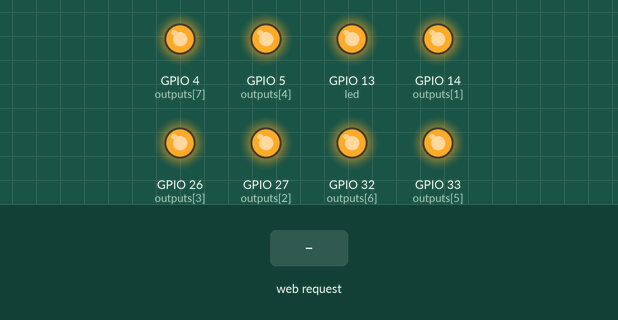
Recording of a sketch running on a simulated ESP32. Shown: output pins drawn as LEDs (lit = HIGH). Inputs (shaded band) come from the test bench. WiFi joins after 1.5 s; servers stay silent unless stated; what the sketch prints to the serial monitor is not drawn.

Above: at 2.7 s.
2.8 s: HTTP request GET /pin?plain=1 received
At 3.5 s:
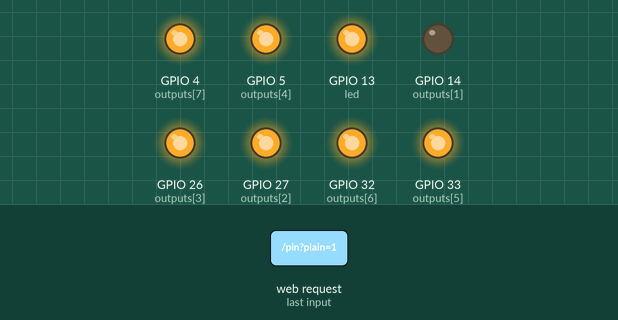
4.3 s: HTTP request GET /pin?plain=0 received
At 4.6 s:
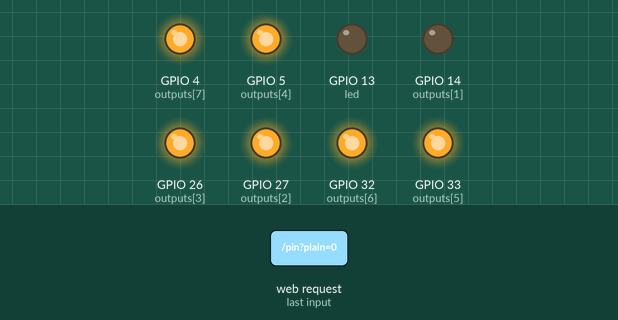
Timing chart, 0 to 7.3 s (numbered marks = the images above; inputs shaded):
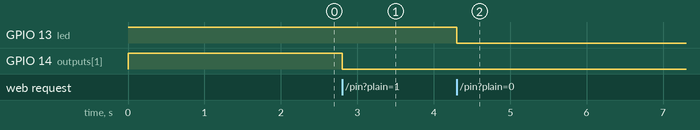

Measured:
- after the input at 2.8 s, GPIO 14 (outputs[1]): HIGH → LOW at once
- after the input at 4.3 s, GPIO 13 (led): HIGH → LOW at once

The sketch:

ESP32_Relay_Controller.ino
```cpp
/*
@brief
The code receives http request from a server containing a message.
based on the content of the message it turns on certain GPIO's
connected to relays.
*/
#include <WiFi.h>
#include <NetworkClient.h>
#include <WebServer.h>
#include <ESPmDNS.h>
#include <WiFiManager.h>  // https://github.com/tzapu/WiFiManager


WebServer server(80);
const int led = 13;
const int outputs[] = { 13, 14, 27, 26, 5, 33, 32, 4 };


void handleNotFound() {
  digitalWrite(led, 1);
  String message = "File Not Found\n\n";
  message += "URI: ";
  message += server.uri();
  message += "\nMethod: ";
  message += (server.method() == HTTP_GET) ? "GET" : "POST";
  message += "\nArguments: ";
  message += server.args();
  message += "\n";
  for (uint8_t i = 0; i < server.args(); i++) {
    message += " " + server.argName(i) + ": " + server.arg(i) + "\n";
  }
  server.send(404, "text/plain", message);

}

void setup(void) {

  for (int i = 0; i < 8; i++) {
    pinMode(outputs[i], OUTPUT);
    digitalWrite(outputs[i],1);
  }

  Serial.begin(115200);

  WiFi.mode(WIFI_STA);

  WiFiManager wm;

  bool res;
  // res = wm.autoConnect(); // auto generated AP name from chipid
  res = wm.autoConnect("Relay Controller");  // anonymous ap
                                        //res = wm.autoConnect("AutoConnectAP","password"); // password protected ap

  if (!res) {
    Serial.println("Failed to connect");
    // ESP.restart();
  } else {
    //if you get here you have connected to the WiFi
    Serial.println("connected...yeey :)");
  }


  server.on("/pin", []() {
    String response = server.arg("plain");
    //Serial.println(response);
    Serial.print("index: ");
    Serial.println(response[0]);
    Serial.print("state: ");
    Serial.println(response[1]);

    int pinIndex= response[0] - '0';
    int pinState = response[1] - '0';
    digitalWrite(outputs[pinIndex],!pinState); //<! relay is active low
    server.send(200, "text/plain", "received with thanks");
  });

  server.onNotFound(handleNotFound);

  server.begin();
  Serial.println("HTTP server started");
}

void loop(void) {

  server.handleClient();
  delay(2);  //allow the cpu to switch to other tasks
}
```
